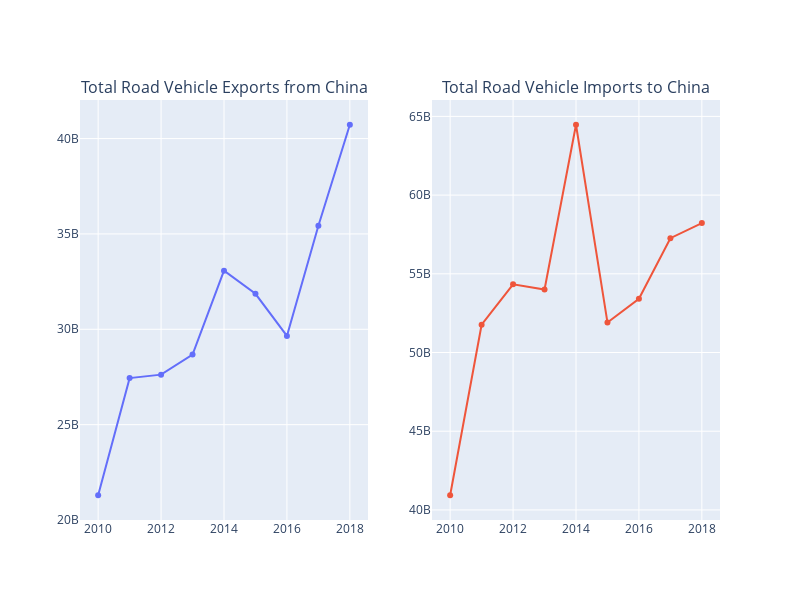

The code cell stored with this chart in its notebook:
### Markdown cell above
### 4. Road Vehicles

China has high Intra Industry Trade with France, South Korea and USA. The factors are given by [Canis et. al.](https://fas.org/sgp/crs/row/R43071.pdf):
1. Technology Transfer from USA and EU to China
2. A lot of Joint Ventures between local Chinese automakers and Foreign automakers (Since 1980s, Foreign automakers are allowed to produce vehicles in China, but only through joint ventures in which local partners have at least 50% control.)
3.  The Chinese parts industry is fragmented and comprises both Chinese and foreign parts makers, including many U.S.-based companies. According to U.S. government data, about 25% of China’s auto parts production is exported, including to the United States, where more than \$14 billion in parts from China were imported in 2012, a 60% increase since 2008.

In USA, there is high Intra Industry Trade in automobile industry ([Yucel et. al., 2019](https://dergipark.org.tr/tr/download/article-file/680667)). Most of this trade is dominated by vertical intra industry trade i.e. a trade in “vertically differentiated” products distinguished by quality and price. China exports auto parts of medium quality at subsidized rates to USA and imports luxurious cars from USA in bulk.

4. Increased Chinese Acquisition of foreign auto part makers (eg: Pacific Century Motors (PCM), a joint venture between the Beijing municipal government and another Chinese partner, bought Nexteer Automotive from GM in 2010).
5. China’s most recent Five Year Plan emphasizes production of “new energy vehicles,” such as electric and fuel cell cars.  A Chinese government list of 400 cars eligible for the energy-saving vehicles program is reportedly restricted to vehicles
produced in China, and a 2011 sales tax exemption to boost sales of such cars is similarly limited. Various joint ventures with local chinese automakers have forced the co-partner foreign auto makers like Daimler and GE to transfer their technology to them.

We can also gauge high ITI in road vehicles through following graphs. China indeed both exports and imports road vehicle category products in large quantities. Total Imports still exceed Total Exports by around 25 Billion on an average each year which can support above factors too..

### Code cell
df = trade[trade.Commodity == 'Road vehicles (including air-cushion vehicles)']
df = df.groupby('Year')[['Export', 'Import']].sum().reset_index()
fig = make_subplots(rows=1, cols=2, subplot_titles=("Total Road Vehicle Exports from China", "Total Road Vehicle Imports to China"))

fig.add_trace(
    go.Scatter(x=df['Year'], y=df['Export']),
    row=1, col=1
)

fig.add_trace(
    go.Scatter(x=df['Year'], y=df['Import']),
    row=1, col=2
)
fig.update_layout(height=600, width=800, showlegend=False)
fig.show()

### Figure 1 — Plotly figure (JSON) as saved in the notebook; plotly's stock layout.template omitted (floating-point values rounded to 4 significant figures)
{"data": [{"type": "scatter", "x": [2010, 2011, 2012, 2013, 2014, 2015, 2016, 2017, 2018], "xaxis": "x", "y": [21298778411, 27440061402, 27622357137, 28674357727, 33072330254, 31861575356, 29651124211, 35424966742, 40724352281], "yaxis": "y"}, {"type": "scatter", "x": [2010, 2011, 2012, 2013, 2014, 2015, 2016, 2017, 2018], "xaxis": "x2", "y": [40932300176, 51765264908, 54331322678, 54000196604, 64469716810, 51911189017, 53410324854, 57261407760, 58221255218], "yaxis": "y2"}], "layout": {"annotations": [{"font": {"size": 16}, "showarrow": false, "text": "Total Road Vehicle Exports from China", "x": 0.225, "xanchor": "center", "xref": "paper", "y": 1, "yanchor": "bottom", "yref": "paper"}, {"font": {"size": 16}, "showarrow": false, "text": "Total Road Vehicle Imports to China", "x": 0.775, "xanchor": "center", "xref": "paper", "y": 1, "yanchor": "bottom", "yref": "paper"}], "height": 600, "showlegend": false, "width": 800, "xaxis": {"anchor": "y", "domain": [0, 0.45]}, "xaxis2": {"anchor": "y2", "domain": [0.55, 1]}, "yaxis": {"anchor": "x", "domain": [0, 1]}, "yaxis2": {"anchor": "x2", "domain": [0, 1]}}}
